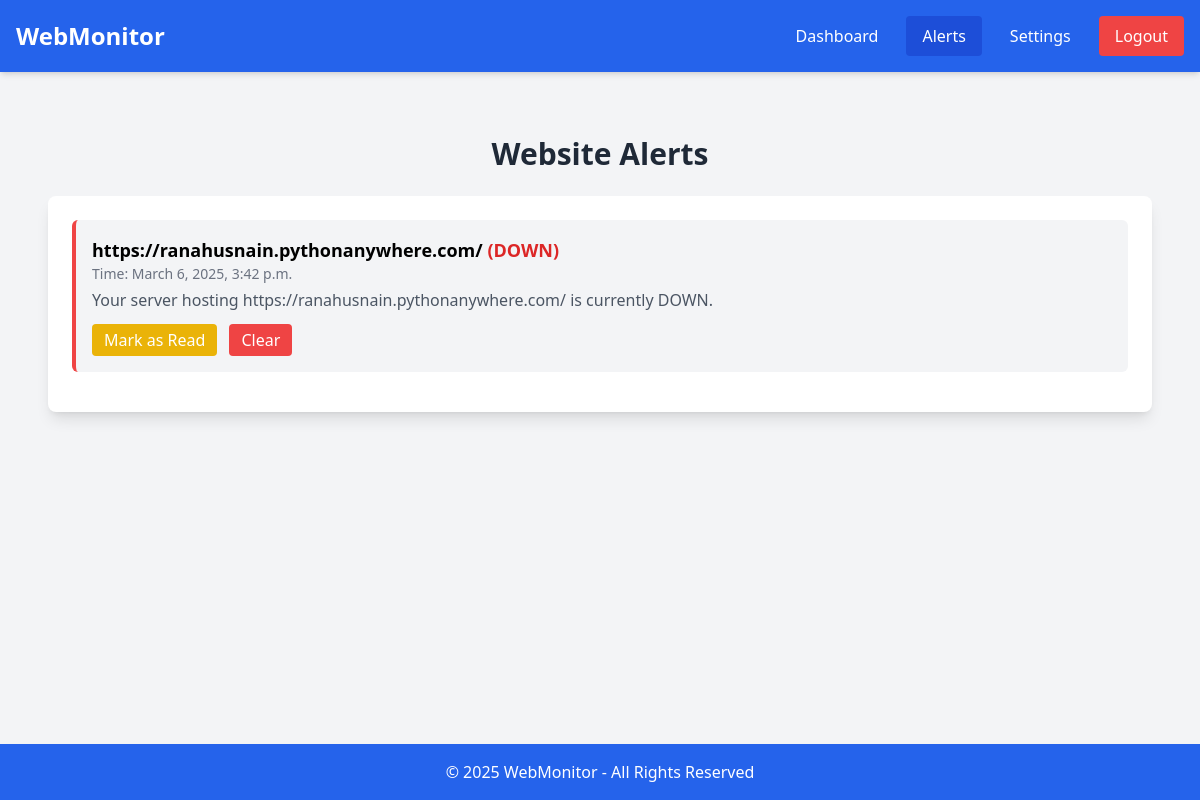
Screenshot of /alert/alert_status/2/ with the database file from the repository.
### alert/models.py (models this page shows, shortened)
class Alert(models.Model):
    STATUS_CHOICES = [
        ("UNKNOWN", "Unknown"),
        ("UP", "Up"),
        ("DOWN", "Down"),
    ]
    user = models.ForeignKey(User, on_delete=models.CASCADE)
    url = models.URLField(null=True)
    status = models.CharField(max_length=10, choices=STATUS_CHOICES, default="UNKNOWN")
    timeStamp = models.DateTimeField(auto_now_add=True, blank=True)
    message=models.CharField(max_length=100,null=True)
    is_read=models.BooleanField(default=False)

### alert/views.py (the view)
# urls.py: path("alert_status/<int:user_id>/", alertView,name="alert_status"),
def alertView(request,user_id):
    user=User.objects.get(id=user_id)
    alerts = Alert.objects.filter(user=user).order_by('-timeStamp')
    return render(request, 'alert.html', {'alerts': alerts,'userId':user_id})

### alert/templates/alert.html (shortened to what this page needs)
<!DOCTYPE html>
<html lang="en">
<head>
    <script src="https://cdn.tailwindcss.com"></script>
</head>
<body class="bg-gray-100 flex flex-col min-h-screen">
    <nav class="bg-blue-600 p-4 text-white flex flex-col md:flex-row justify-between items-center shadow-md">
        <span class="text-2xl font-bold mb-4 md:mb-0">WebMonitor</span>
        <div class="flex flex-wrap justify-center gap-3">
            <a href="{% url 'dashboard' userId %}" class="px-4 py-2 rounded hover:bg-blue-500 transition">Dashboard</a>
            <a href="#" class="px-4 py-2 rounded bg-blue-700">Alerts</a>
            <a href="#" class="px-4 py-2 rounded hover:bg-blue-500 transition">Settings</a>
            <a href="#" class="bg-red-500 px-4 py-2 rounded hover:bg-red-600 transition">Logout</a>
        </div>
    </nav>
    <div class="max-w-6xl mx-auto mt-10 p-6 flex-grow w-full">
        <h2 class="text-3xl font-bold text-center text-gray-800 mb-6">Website Alerts</h2>
        <div class="bg-white shadow-lg rounded-lg p-6">
            {% if alerts %}
            <ul id="alerts-list">
                {% for alert in alerts %}
                <li class="border-l-4 {% if alert.status == 'DOWN' %}border-red-500{% else %}border-green-500{% endif %} p-4 mb-4 bg-gray-100 rounded-md alert {% if not alert.is_read %}unread{% else %}read{% endif %}">
                    <p class="font-semibold text-lg">{{ alert.url }}
                        <span class="text-{% if alert.status == 'DOWN' %}red-600{% else %}green-600{% endif %}">
                            ({{ alert.status }})
                        </span>
                    </p>
                    <p class="text-gray-500 text-sm">Time: {{ alert.timeStamp }}</p>
                    <p class="text-gray-600 mt-1">{{ alert.message }}</p>
                    <div class="mt-3 flex gap-3">
                        {% if not alert.is_read %}
                            <button onclick="markAsRead(this, {{ alert.id }})" class="px-3 py-1 bg-yellow-500 text-white rounded hover:bg-yellow-700">Mark as Read</button>
                        {% endif  %}
                        <button onclick="clearAlert(this, {{ alert.id }})" class="px-3 py-1 bg-red-500 text-white rounded hover:bg-red-700">Clear</button>
                    </div>
                </li>
                {% endfor %}
            </ul>
            {% else %}
            <p class="text-center text-gray-500">No alerts available.</p>
            {% endif %}
        </div>
    </div>
    <footer class="bg-blue-600 text-white text-center p-4 shadow-md mt-auto">
        &copy; 2025 WebMonitor - All Rights Reserved
    </footer>
</body>
</html>

### rows the page displays
Alert: url "https://ranahusnain.pythonanywhere.com/", status "DOWN", timeStamp "March 6, 2025, 3:42 p.m.", message "Your server hosting https://ranahusnain.pythonanywhere.com/ is currently DOWN."
